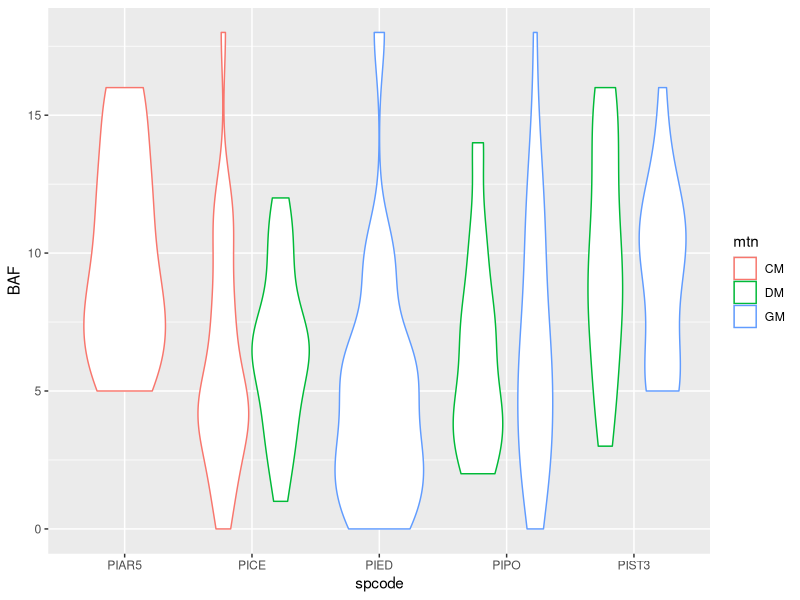

Generate this figure with R:
## species_count.R
## ---------------
## replication counts and data integrity checks

# Clears the workspace
rm(list=ls())

# Load programs
library(plyr)
library(ggplot2)

# read tree data
trees <- read.csv("../data/masters_trees.csv")

# cores
ddply(subset(trees, core.taken=="Y" & pith=="Y"), 
      .(mtn, spcode), summarize, N = length(tag))

# needles
ddply(subset(trees, needles.collected=="TRUE"), .(mtn, spcode),
      summarize, N = length(tag))


# Linear regression of BAF followed by ANOVA
baf.lm <- lm(BAF~ mtn + spcode + spcode:mtn, data=trees)
summary(baf.lm)
anova(baf.lm)

# There is a difference between species.  Looking at figure to get better idea
ggplot(trees, aes(spcode, BAF, color=mtn)) +
  geom_violin()
